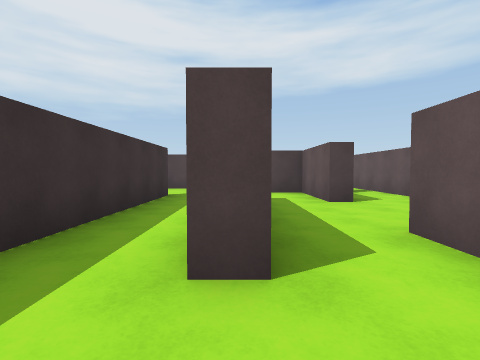
view 1 (above)

24 first-person views from a walk through a Unity game level. The camera is 1.3 m above the floor, tilts 2° down and sees 85° across. The floor is counted in squares, 2 m on a side. Each view is taken from the middle of a square. On the plan, view 1 faces up. The plan holds only what a view shows up to about 9 squares ahead; the rest is blank. The place goes on beyond the plan.

view 2
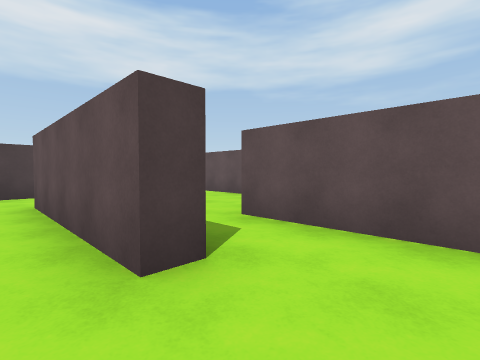

view 3
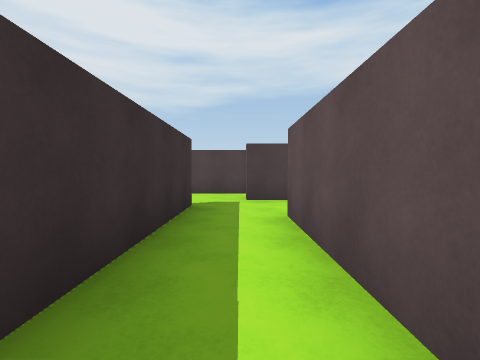

view 4
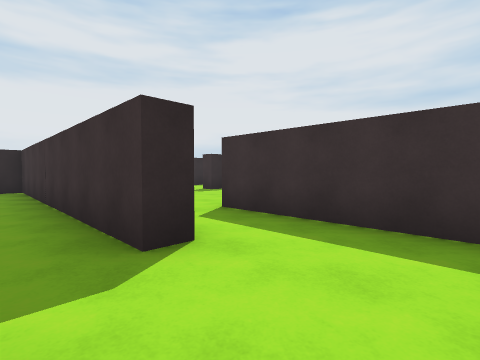

view 5
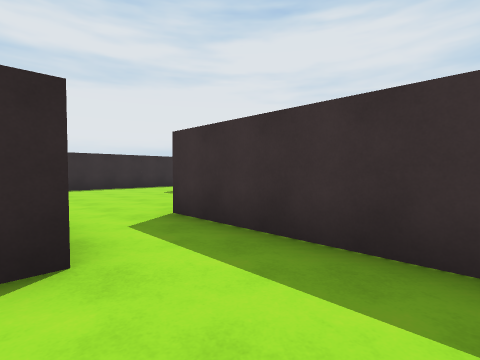

view 6
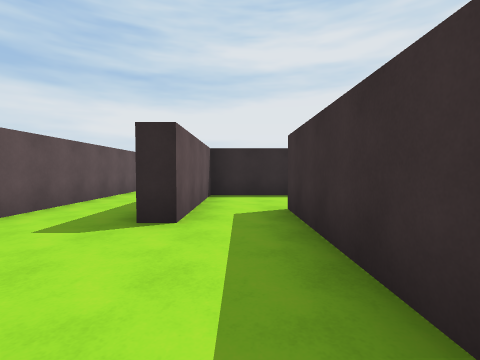

view 7
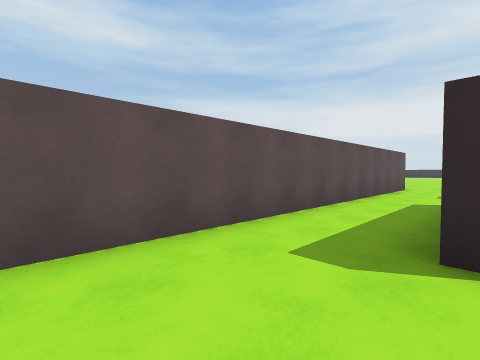

view 8
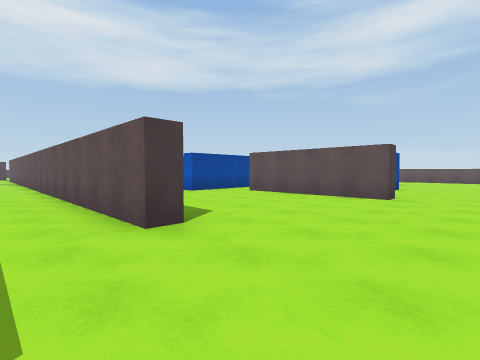

view 9
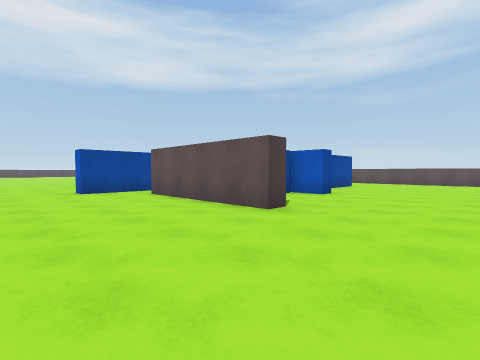

view 10
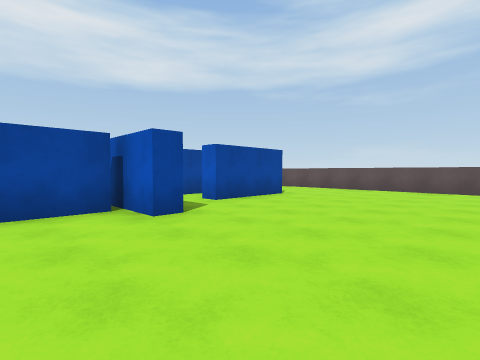

view 11
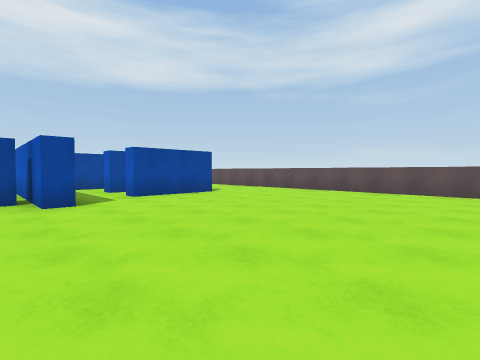

view 12
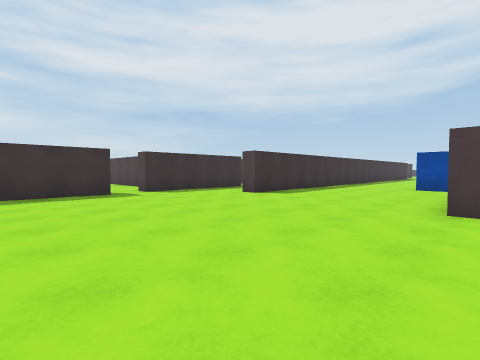

view 13
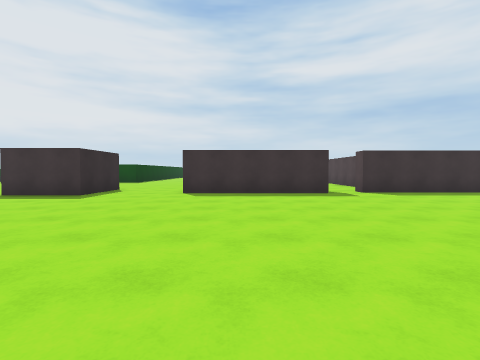

view 14
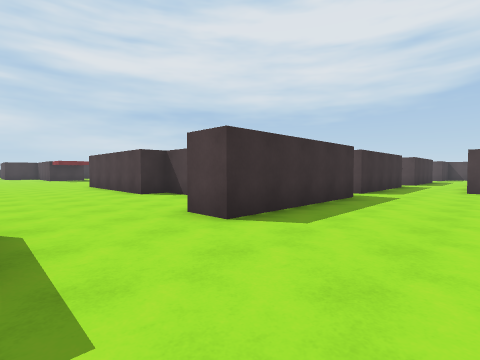

view 15
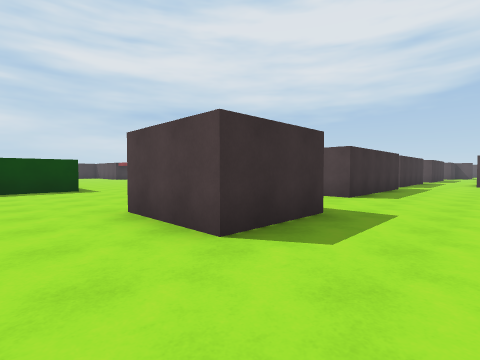

view 16
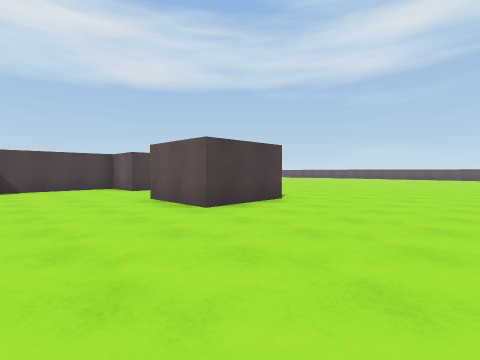

view 17
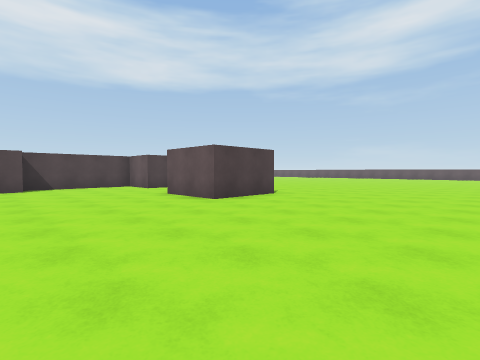

view 18
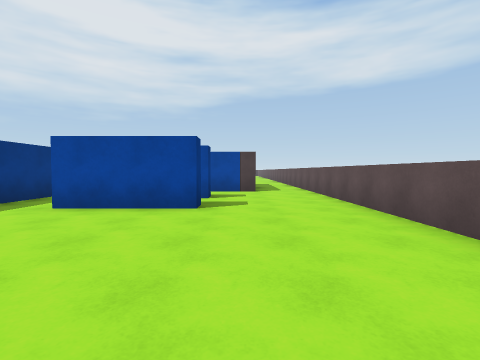

view 19
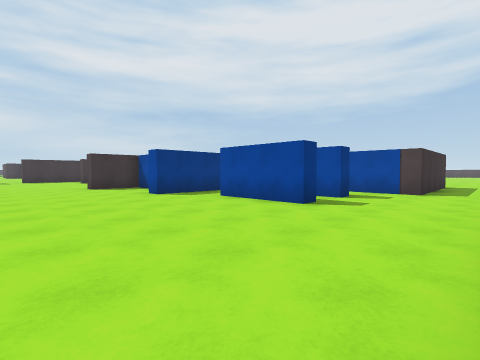

view 20
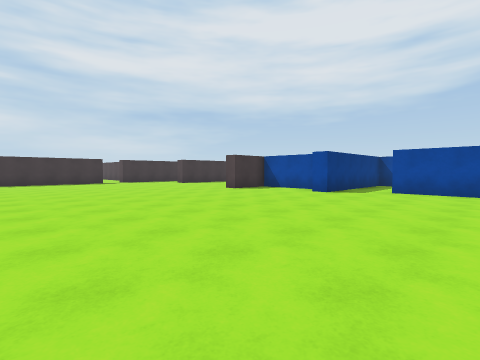

view 21
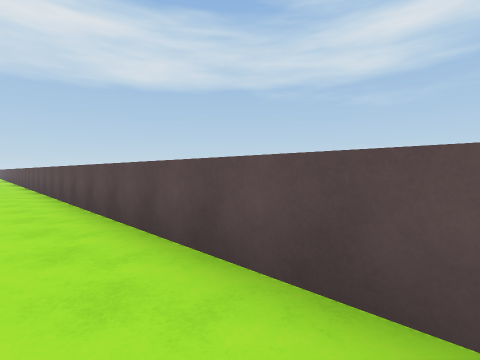

view 22
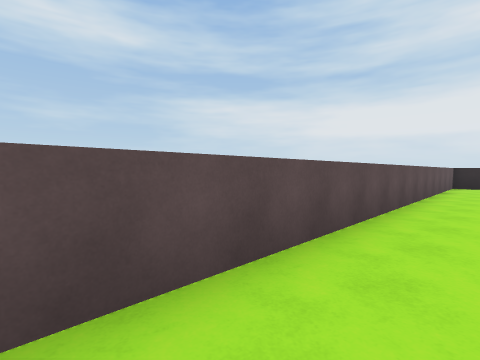

view 23
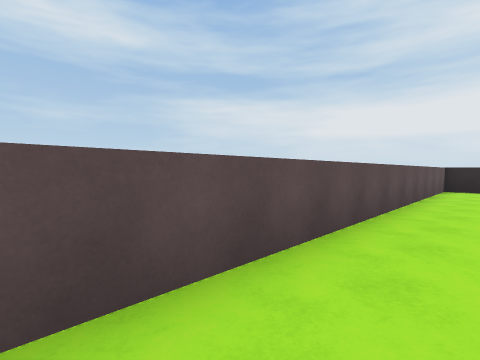

view 24
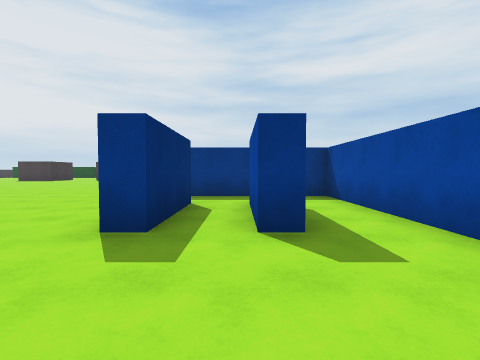

### Floor plan
Key: @ floor where view 1 was taken; # wall or solid block; . floor; ^ raised ledge.
Columns run from 4 left of view 1 to 21 right of it. Each row starts with its distance up from view 1.
 10   ##
  9 #...    .#
  8 #...### .#
  7 #.....#..#
  6 #.#...#..#
  5 ..#.#....#
  4 ..#.#....#
  3 ..#.#....#
  2 . #.#.#..# ..         #.
  1 . #...#..# ..         #.
  0 . #.@.#..#..###  ######..^
 -1 #######..#.....  #.......^
 -2        ..#....   #.###...^
 -3        ..#....#  #.......^
 -4       #..#....####.###...^
 -5       #..#....#..#.......^
 -6       #.......#..........^
 -7      .#..................^
 -8      ....................^
 -9       #..................^
-10       #..................^
-11 #######..................^
-12 ......#............... ..^
-13 ...................... ..^
-14 ............           ..^
-15 ...........            ..^
-16 .....###...            ..^
-17 .....###....           ..^
-18 .............          ..^
-19 ..............         ..^
-20  .............         ..^
-21  .............         ..^
-22  ..........            ..^

Where each view was taken, in squares from view 1:
view 1: 0 up, 0 right, facing up
view 2: 0 up, 1 left, facing up-right
view 3: 2 up, 1 left, facing up
view 4: 9 up, 1 left, facing down-left
view 5: 9 up, 2 left, facing down-left
view 6: 6 up, 1 right, facing down
view 7: 5 up, 2 right, facing down-right
view 8: 8 down, 3 right, facing up-right
view 9: 9 down, 6 right, facing up-right
view 10: 9 down, 11 right, facing up-right
view 11: 11 down, 12 right, facing up-right
view 12: 11 down, 10 right, facing up-left
view 13: 11 down, 10 right, facing left
view 14: 15 down, 5 right, facing up-left
view 15: 19 down, 5 right, facing up-left
view 16: 21 down, 2 left, facing up-right
view 17: 22 down, 3 left, facing up-right
view 18: 9 down, 18 right, facing up
view 19: 9 down, 20 right, facing up-left
view 20: 13 down, 17 right, facing up-left
view 21: 15 down, 19 right, facing up-right
view 22: 13 down, 19 right, facing down-right
view 23: 15 down, 19 right, facing down-right
view 24: 3 down, 20 right, facing left
